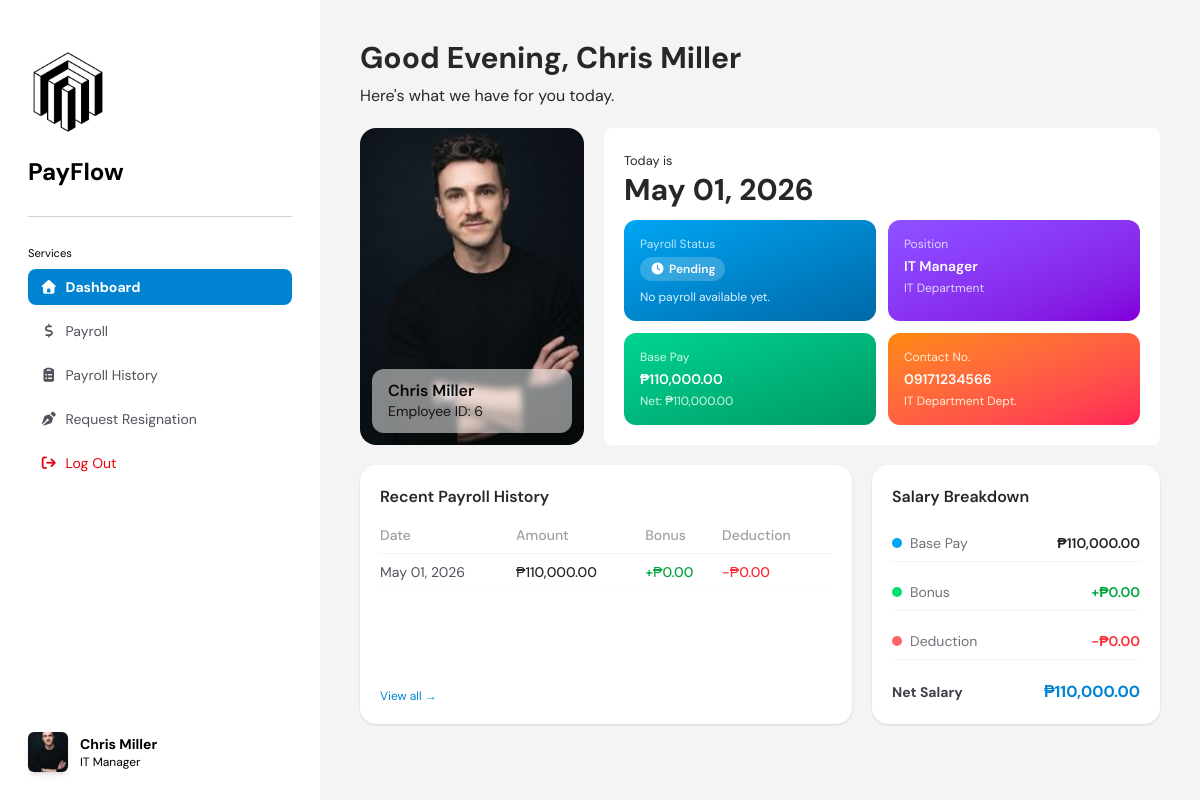
Page /pages/dashboard.php (signed in) on the committed database.
### tables this page shows
CREATE TABLE `employees` (
  `employee_id` int(11) NOT NULL,
  `dept_id` int(11) NOT NULL,
  `user_id` int(11) NOT NULL,
  `first_name` varchar(255) NOT NULL,
  `last_name` varchar(255) NOT NULL,
  `contact_no` varchar(20) NOT NULL,
  `position` varchar(255) NOT NULL,
  `is_resigned` tinyint(1) NOT NULL DEFAULT 0
);

CREATE TABLE `positions` (
  `position_id` int(11) NOT NULL,
  `dept_id` int(11) NOT NULL,
  `position_name` varchar(255) NOT NULL
);

CREATE TABLE `departments` (
  `dept_id` int(11) NOT NULL,
  `dept_name` varchar(255) NOT NULL,
  `dept_code` varchar(10) NOT NULL
);

CREATE TABLE `salary_structure` (
  `salary_id` int(11) NOT NULL,
  `position_id` int(11) NOT NULL,
  `employee_id` int(11) NOT NULL,
  `base_pay` int(11) NOT NULL,
  `deduction` int(11) NOT NULL,
  `bonus` int(11) NOT NULL,
  `is_available` tinyint(4) NOT NULL COMMENT '0 = Payroll not available; 1 = Payroll available; -1 Payroll accepted by employee'
);

CREATE TABLE `salary_history` (
  `transaction_id` int(11) NOT NULL,
  `employee_id` int(11) NOT NULL,
  `salary_id` int(11) NOT NULL,
  `date` date NOT NULL DEFAULT current_timestamp(),
  `salary_amount` int(11) NOT NULL,
  `base_pay` int(15) NOT NULL,
  `bonus` int(15) NOT NULL,
  `deduction` int(15) NOT NULL
);

### pages/dashboard.php (the view, shortened to what this page needs)
<?php
$fullName = $_SESSION["fullName"];
$isAdmin = $_SESSION["isAdmin"];
?>
<!DOCTYPE html>
<html lang="en">
<head>
    <link rel="stylesheet" href="https://cdnjs.cloudflare.com/ajax/libs/font-awesome/7.0.1/css/all.min.css">
    <script src="../assets/css/tailwindcss.js"></script>
</head>
<body>
    <div class="flex items-start">
        <?php include('../src/components/sideBar.php'); ?>
        <div class="pt-10 px-10 bg-zinc-100 w-full md:flex-1 min-h-screen md:static md:overflow-y-auto">
            <h1 class="font-bold text-3xl text-zinc-800">
                <?php
                $hour = date('H');
                if ($hour < 12) {
                    $greeting = "Good Morning";
                } elseif ($hour < 18) {
                    $greeting = "Good Afternoon";
                } else {
                    $greeting = "Good Evening";
                }
                echo $greeting;
                ?>, <?php echo $fullName ?>
            </h1>
            <h1 class="mt-2 text-zinc-800">Here's what we have for you today.</h1>
            <div class="flex flex-col gap-5">
                <div class="flex flex-col lg:flex-row gap-5 mt-5 items-stretch h-auto">
                    <div class="flex-shrink-0">
                        <div class="bg-white relative w-full h-64 lg:h-full lg:w-56 rounded-2xl overflow-hidden">
                            <img src="<?php echo $_SESSION['profileLink'] ?>"
                                alt="<?php echo "$fullName Profile Picture" ?>" class="w-full h-full object-cover">
                            <div
                                class="absolute bottom-3 left-3 right-3 h-fit backdrop-blur-[3px] bg-white/50 px-4 py-3 rounded-xl">
                                <h1 class="text-zinc-950 font-semibold leading-tight">
                                    <?php echo $fullName ?>
                                </h1>
                                <h1 class="text-zinc-950 text-sm opacity-90">
                                    Employee ID: <?php echo $_SESSION['employeeId'] ?>
                                </h1>
                            </div>
                        </div>
                    </div>
                    <div class="bg-white w-full p-5 rounded-lg">
                        <small class="text-zinc-800">Today is</small>
                        <h1 class="text-zinc-800 text-3xl font-bold block mb-3"><?php echo date('F d, Y') ?></h1>
                        <div class="grid grid-cols-1 md:grid-cols-2 gap-3 relative">
                            <?php include('../src/controllers/isPayrollAvailable.php'); ?>
                        </div>
                    </div>
                </div>
                <div class="flex flex-col lg:flex-row gap-5">
                    <div class="bg-white rounded-2xl p-5 shadow-sm flex-1 flex flex-col">
                        <h2 class="font-semibold text-zinc-800 mb-4">Recent Payroll History</h2>
                        <?php
                        include '../backend/database.php';
                        $empId = $_SESSION['employeeId'];
                        $history = $conn->query("
                            SELECT sh.date, sh.salary_amount, sh.bonus, sh.deduction
                            FROM salary_history sh
                            WHERE sh.employee_id = $empId
                            ORDER BY sh.date DESC
                            LIMIT 5
                        ");
                        $rows = $history->fetch_all(MYSQLI_ASSOC);
                        ?>
                        <?php if (count($rows) > 0): ?>
                            <table class="w-full text-sm">
                                <thead>
                                    <tr class="text-left text-zinc-400 border-b border-zinc-100">
                                        <th class="pb-2 font-medium">Date</th>
                                        <th class="pb-2 font-medium">Amount</th>
                                        <th class="pb-2 font-medium">Bonus</th>
                                        <th class="pb-2 font-medium">Deduction</th>
                                    </tr>
                                </thead>
                                <tbody>
                                    <?php foreach ($rows as $row): ?>
                                        <tr class="border-b border-zinc-50">
                                            <td class="py-2 text-zinc-600">
                                                <?php echo date('M d, Y', strtotime($row['date'])); ?>
                                            </td>
                                            <td class="py-2 text-zinc-800 font-medium">
                                                ₱<?php echo number_format($row['salary_amount'], 2); ?></td>
                                            <td class="py-2 text-green-600 font-medium">
                                                +₱<?php echo number_format($row['bonus'] ?? 0, 2); ?></td>
                                            <td class="py-2 text-red-500 font-medium">
                                                -₱<?php echo number_format($row['deduction'] ?? 0, 2); ?></td>
                                        </tr>
                                    <?php endforeach; ?>
                                </tbody>
                            </table>
                        <?php endif; ?>
                        <a href="payrollHistory.php" class="text-xs text-sky-600 hover:underline mt-auto block">View all
                            →</a>
                    </div>
                    <div class="bg-white rounded-2xl p-5 shadow-sm w-full lg:w-72">
                        <h2 class="font-semibold text-zinc-800 mb-4">Salary Breakdown</h2>
                        <?php
                        $salaryStmt = $conn->prepare("
                            SELECT base_pay, bonus, deduction,
                                   (base_pay + bonus - deduction) AS net_salary
                            FROM salary_structure
                            WHERE employee_id = ?
                        ");
                        $salaryStmt->bind_param('i', $empId);
                        $salaryStmt->execute();
                        $sal = $salaryStmt->get_result()->fetch_assoc();
                        ?>
                        <div class="flex flex-col gap-3">
                            <div class="flex justify-between items-center py-2 border-b border-zinc-100">
                                <div class="flex items-center gap-2">
                                    <span class="w-2.5 h-2.5 rounded-full bg-sky-500 inline-block"></span>
                                    <span class="text-sm text-zinc-500">Base Pay</span>
                                </div>
                                <span
                                    class="text-sm font-semibold text-zinc-800">₱<?php echo number_format($sal['base_pay'] ?? 0, 2); ?></span>
                            </div>
                            <div class="flex justify-between items-center py-2 border-b border-zinc-100">
                                <div class="flex items-center gap-2">
                                    <span class="w-2.5 h-2.5 rounded-full bg-green-400 inline-block"></span>
                                    <span class="text-sm text-zinc-500">Bonus</span>
                                </div>
                                <span
                                    class="text-sm font-semibold text-green-600">+₱<?php echo number_format($sal['bonus'] ?? 0, 2); ?></span>
                            </div>
                            <div class="flex justify-between items-center py-2 border-b border-zinc-100">
                                <div class="flex items-center gap-2">
                                    <span class="w-2.5 h-2.5 rounded-full bg-red-400 inline-block"></span>
                                    <span class="text-sm text-zinc-500">Deduction</span>
                                </div>
                                <span
                                    class="text-sm font-semibold text-red-500">-₱<?php echo number_format($sal['deduction'] ?? 0, 2); ?></span>
                            </div>
                            <div class="flex justify-between items-center pt-2">
                                <span class="text-sm font-bold text-zinc-700">Net Salary</span>
                                <span
                                    class="text-base font-bold text-sky-600">₱<?php echo number_format($sal['net_salary'] ?? 0, 2); ?></span>
                            </div>
                        </div>
                    </div>
                </div>
            </div>
        </div>
    </div>
</body>
</html>

### src/components/sideBar.php (shortened to what this page needs)
<?php
$currentPage = basename($_SERVER['PHP_SELF']);
function isActive($page, $currentPage)
{
    return $page === $currentPage
        ? "bg-sky-600 text-white font-bold px-3 py-2 rounded-lg"
        : "text-zinc-600 hover:bg-zinc-100 px-3 py-2 rounded-lg";
}
function iconColor($page, $currentPage)
{
    return $page === $currentPage ? "text-white" : "text-zinc-600";
}
?>
<div id="sidebar" class="flex flex-col fixed md:sticky top-0 left-0 z-50 p-7 w-80 h-screen bg-white overflow-hidden">
    <div class="w-full">
        <img src="../assets/images/PayFlow Logo.png" alt="PayFlow Logo" class="w-20 h-32 object-cover">
        <h1 class="text-2xl font-bold">PayFlow</h1>
    </div>
    <hr class="my-7 text-zinc-300">
    <nav class="flex flex-col text-sm">
        <ul class="flex flex-col gap-2">
            <small>Services</small>
            <?php if ($isAdmin == 0): ?>
                <li>
                    <a href="dashboard.php"
                        class="flex gap-2 items-center transition-all duration-300 <?php echo isActive('dashboard.php', $currentPage); ?>">
                        <i class="fa-solid fa-house <?php echo iconColor('dashboard.php', $currentPage); ?>"></i>
                        Dashboard
                    </a>
                </li>
            <?php endif; ?>
            <li>
                <a href="payroll.php"
                    class="flex gap-2 items-center transition-all duration-300 <?php echo isActive('payroll.php', $currentPage); ?>">
                    <i class="fa-solid fa-dollar-sign <?php echo iconColor('payroll.php', $currentPage); ?>"></i>
                    Payroll
                </a>
            </li>
            <li>
                <a href="payrollHistory.php"
                    class="flex gap-2 items-center transition-all duration-300 <?php echo isActive('payrollHistory.php', $currentPage); ?>">
                    <i
                        class="fa-solid fa-clipboard-list <?php echo iconColor('payrollHistory.php', $currentPage); ?>"></i>
                    Payroll History
                </a>
            </li>
            <?php if ($isAdmin == 0): ?>
                <li>
                    <a href="requestResignation.php"
                        class="flex gap-2 items-center transition-all duration-300 <?php echo isActive('requestResignation.php', $currentPage); ?>">
                        <i class="fa-solid fa-pen-nib <?php echo iconColor('requestResignation.php', $currentPage); ?>"></i>
                        Request Resignation
                    </a>
                </li>
            <?php endif ?>
            <li>
                <a href="../src/controllers/logoutSession.php"
                    class="text-red-600 hover:bg-zinc-100 px-3 py-2 rounded-lg flex gap-2 items-center transition-all duration-300">
                    <i class="fa-solid fa-arrow-right-from-bracket text-red-600"></i>
                    Log Out
                </a>
            </li>
        </ul>
    </nav>
    <div class="mt-auto flex items-center gap-3 w-10 object-cover aspect-square">
        <img src="<?php echo $_SESSION['profileLink'] ?>" alt="<?php echo $fullName . ' Profile Picture' ?>"
            class="object-cover aspect-square shadow-md rounded-md">
        <div class="md:block">
            <h1 class="font-bold text-sm w-screen"><?php echo $fullName ?></h1>
            <h1 class="text-xs">
                <?= $_SESSION['posName'] ?>
            </h1>
        </div>
    </div>
</div>

### src/controllers/isPayrollAvailable.php (shortened to what this page needs)
<?php
include '../backend/database.php';
$employeeId = $_SESSION['employeeId'];
$stmt = $conn->prepare("
    SELECT
        e.first_name, e.last_name, e.contact_no,
        p.position_name,
        d.dept_name,
        s.base_pay, s.bonus, s.deduction, s.is_available,
        (s.base_pay + s.bonus - s.deduction) AS net_salary
    FROM employees e
    LEFT JOIN positions p ON e.position = p.position_id
    LEFT JOIN departments d ON e.dept_id = d.dept_id
    LEFT JOIN salary_structure s ON e.employee_id = s.employee_id
    WHERE e.employee_id = ?
");
$stmt->bind_param('i', $employeeId);
$stmt->execute();
$data = $stmt->get_result()->fetch_assoc();
?>
<div class="bg-gradient-to-br from-sky-500 to-sky-700 rounded-xl p-4 flex-1 min-w-[160px] h-full">
    <p class="text-xs text-sky-200 mb-1">Payroll Status</p>
    <?php if ($data['is_available'] == 1): ?>
        <span class="inline-flex items-center gap-1 bg-white/20 text-white text-xs font-semibold px-2.5 py-1 rounded-full">
            <i class="fa-solid fa-circle-check text-xs"></i> Available
        </span>
        <p class="text-xs text-sky-100 mt-2">Your payroll is ready. Check the Payroll page.</p>
    <?php else: ?>
        <span class="inline-flex items-center gap-1 bg-white/20 text-white text-xs font-semibold px-2.5 py-1 rounded-full">
            <i class="fa-solid fa-clock text-xs"></i> Pending
        </span>
        <p class="text-xs text-sky-100 mt-2">No payroll available yet.</p>
    <?php endif; ?>
</div>
<div class="bg-gradient-to-br from-violet-500 to-purple-700 rounded-xl p-4 flex-1 min-w-[160px]">
    <p class="text-xs text-violet-200 mb-1">Position</p>
    <p class="text-sm font-semibold text-white"><?php echo $data['position_name'] ?? '—'; ?></p>
    <p class="text-xs text-violet-200 mt-1"><?php echo $data['dept_name'] ?? '—'; ?></p>
</div>
<div class="bg-gradient-to-br from-emerald-400 to-emerald-600 rounded-xl p-4 flex-1 min-w-[160px]">
    <p class="text-xs text-emerald-100 mb-1">Base Pay</p>
    <p class="text-sm font-semibold text-white">₱<?php echo number_format($data['base_pay'] ?? 0, 2); ?></p>
    <p class="text-xs text-emerald-100 mt-1">Net: ₱<?php echo number_format($data['net_salary'] ?? 0, 2); ?></p>
</div>
<div class="bg-gradient-to-br from-orange-400 to-rose-500 rounded-xl p-4 flex-1 min-w-[160px]">
    <p class="text-xs text-orange-100 mb-1">Contact No.</p>
    <p class="text-sm font-semibold text-white"><?php echo $data['contact_no'] ?? '—'; ?></p>
    <p class="text-xs text-orange-100 mt-1"><?php echo $data['dept_name'] ?? '—'; ?> Dept.</p>
</div>

### pages/dashboard.php (style rules this page uses)
* { font-family: 'DM Sans', sans-serif; scrollbar-width: thin; }

### src/components/sideBar.php (style rules this page uses)
#sidebar { overflow-y: auto; flex-shrink: 0; }

### rows in the picture
employees: positions.position_name "IT Manager", dept.dept_name "IT Department", salary_structure.base_pay "110,000.00", contact_no "09171234566"
salary_history: date "May 01, 2026", salary_amount "110,000.00", bonus "0.00", deduction "0.00"
salary_structure: base_pay "110,000.00", bonus "0.00", deduction "0.00"

### other values in the picture
$fullName "Chris Miller"
$_SESSION['posName'] "IT Manager"
$greeting "Good Evening"
$_SESSION['employeeId'] "6"
$data['net_salary'] "110,000.00"
$sal['net_salary'] "110,000.00"
